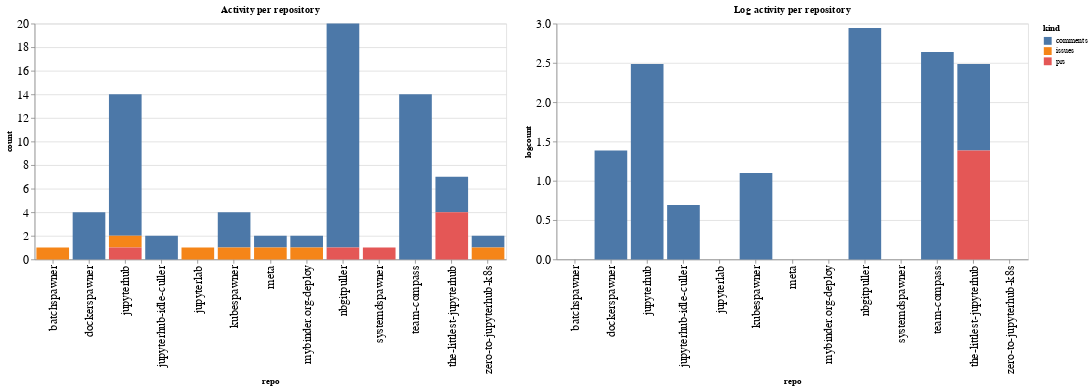

Here is the notebook cell this chart was saved with:
### Code cell
ch1 = alt.Chart(repo_summaries, width=600, title="Activity per repository").mark_bar().encode(
    x='repo',
    y='count',
    color='kind',
    tooltip="kind"
)

ch2 = alt.Chart(repo_summaries, width=600, title="Log activity per repository").mark_bar().encode(
    x='repo',
    y='logcount',
    color='kind',
    tooltip="kind"
)

ch1 | ch2

### Figure 1 — Vega-Lite specification as saved in the notebook (floating-point values rounded to 4 significant figures)
{"config": {"axisLeft": {"labelFontSize": 15}, "axisBottom": {"labelFontSize": 15}}, "hconcat": [{"mark": "bar", "encoding": {"color": {"type": "nominal", "field": "kind"}, "tooltip": {"type": "nominal", "field": "kind"}, "x": {"type": "nominal", "field": "repo"}, "y": {"type": "quantitative", "field": "count"}}, "title": "Activity per repository", "width": 600}, {"mark": "bar", "encoding": {"color": {"type": "nominal", "field": "kind"}, "tooltip": {"type": "nominal", "field": "kind"}, "x": {"type": "nominal", "field": "repo"}, "y": {"type": "quantitative", "field": "logcount"}}, "title": "Log activity per repository", "width": 600}], "data": {"name": "data-ccd6ea272aec4dc66e0f10d61c689195"}, "$schema": "https://vega.github.io/schema/vega-lite/v4.8.1.json", "datasets": {"data-ccd6ea272aec4dc66e0f10d61c689195": [{"repo": "batchspawner", "kind": "issues", "count": 1, "logcount": 0.0}, {"repo": "dockerspawner", "kind": "comments", "count": 4, "logcount": 1.386}, {"repo": "jupyterhub", "kind": "comments", "count": 12, "logcount": 2.485}, {"repo": "jupyterhub", "kind": "issues", "count": 1, "logcount": 0.0}, {"repo": "jupyterhub", "kind": "prs", "count": 1, "logcount": 0.0}, {"repo": "jupyterhub-idle-culler", "kind": "comments", "count": 2, "logcount": 0.6931}, {"repo": "jupyterlab", "kind": "issues", "count": 1, "logcount": 0.0}, {"repo": "kubespawner", "kind": "comments", "count": 3, "logcount": 1.099}, {"repo": "kubespawner", "kind": "issues", "count": 1, "logcount": 0.0}, {"repo": "meta", "kind": "comments", "count": 1, "logcount": 0.0}, {"repo": "meta", "kind": "issues", "count": 1, "logcount": 0.0}, {"repo": "mybinder.org-deploy", "kind": "comments", "count": 1, "logcount": 0.0}, {"repo": "mybinder.org-deploy", "kind": "issues", "count": 1, "logcount": 0.0}, {"repo": "nbgitpuller", "kind": "comments", "count": 19, "logcount": 2.944}, {"repo": "nbgitpuller", "kind": "prs", "count": 1, "logcount": 0.0}, {"repo": "systemdspawner", "kind": "prs", "count": 1, "logcount": 0.0}, {"repo": "team-compass", "kind": "comments", "count": 14, "logcount": 2.639}, {"repo": "the-littlest-jupyterhub", "kind": "comments", "count": 3, "logcount": 1.099}, {"repo": "the-littlest-jupyterhub", "kind": "prs", "count": 4, "logcount": 1.386}, {"repo": "zero-to-jupyterhub-k8s", "kind": "comments", "count": 1, "logcount": 0.0}, {"repo": "zero-to-jupyterhub-k8s", "kind": "issues", "count": 1, "logcount": 0.0}]}}
